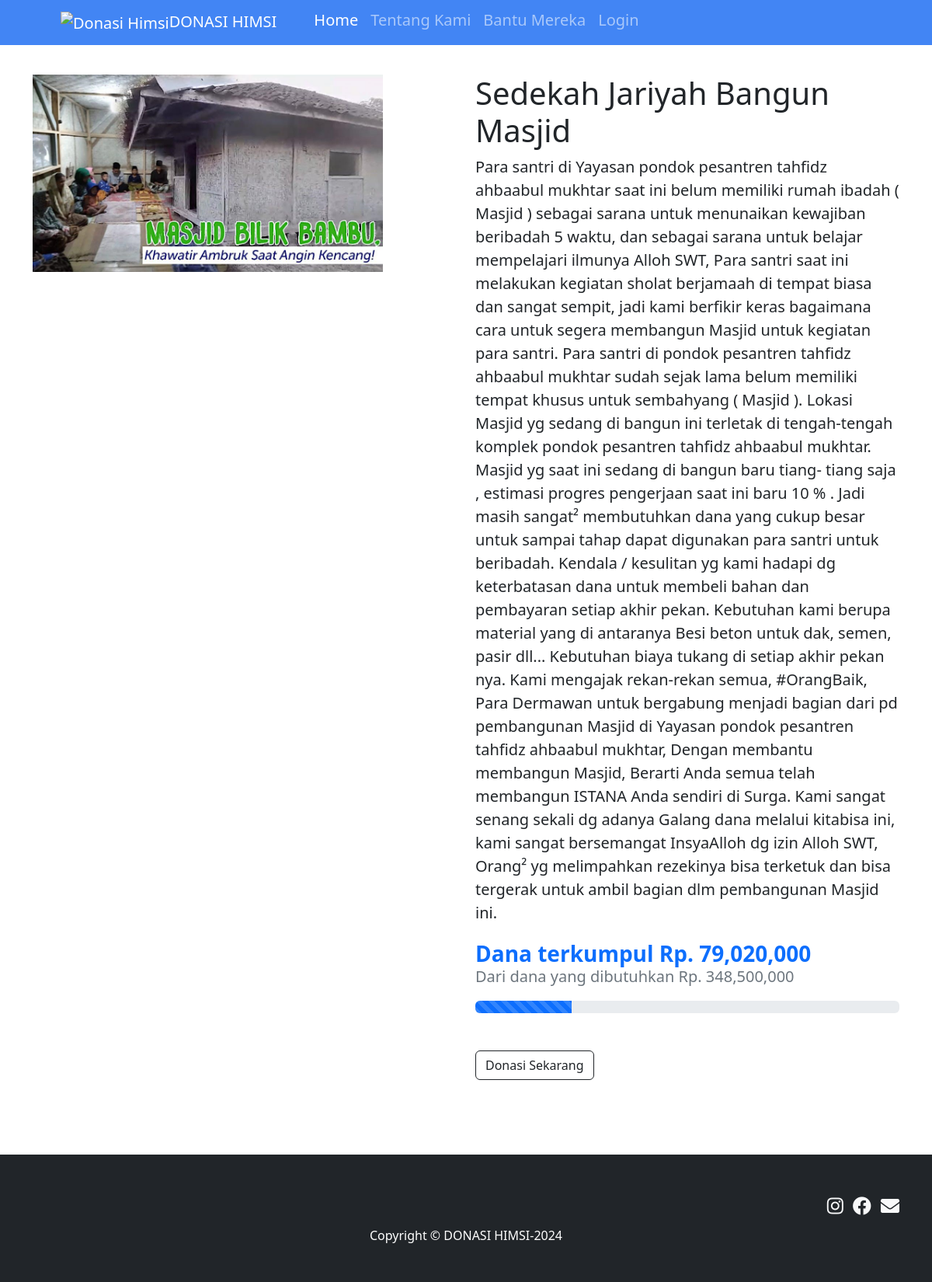
The app's page /user/detailDonasi/DN2024014 with its own data.
### tables this page shows
CREATE TABLE `donasi` (
  `id` char(10) NOT NULL,
  `judul` varchar(128) NOT NULL,
  `id_kategori` char(10) NOT NULL,
  `dana_dibutuhkan` int(11) NOT NULL,
  `dana_terkumpul` int(11) NOT NULL,
  `detail` text NOT NULL,
  `gambar` varchar(258) NOT NULL,
  `status_donasi` enum('Belum dicairkan','Sudah dicairkan') NOT NULL DEFAULT 'Belum dicairkan'
);

### application/controllers/User.php (called while the page is built, shortened)
<?php
class User extends CI_Controller
{
    public function detailDonasi()
    {
        $data['title'] = 'Detail Donasi | Donasi Himsi';
        if ($this->session->userdata('email')) {
            $data['user'] = $this->ModelUser->cekData(['email' => $this->session->userdata('email')])->row_array();
            $data['donasi'] = $this->ModelAdmin->donasiWhere(['id' => $this->uri->segment(3)])->result_array();
            $this->load->view('templates/user_header', $data);
            $this->load->view('templates/user_navbar', $data);
            $this->load->view('user/detailDonasi', $data);
            $this->load->view('templates/user_footer');
        } else {
            $data['donasi'] = $this->ModelAdmin->donasiWhere(['id' => $this->uri->segment(3)])->result_array();
            $this->load->view('templates/user_header', $data);
            $this->load->view('templates/user_navbar', $data);
            $this->load->view('user/detailDonasi', $data);
            $this->load->view('templates/user_footer');
        }
    }
}

### index.php (called while the page is built, shortened)
<?php
require_once BASEPATH.'core/CodeIgniter.php';

### application/models/ModelAdmin.php (called while the page is built, shortened)
<?php
class ModelAdmin extends CI_Model
{
    public function donasiWhere($where)
    {
        return $this->db->get_where('donasi', $where);
    }
}

### application/views/user/detailDonasi.php (the view, shortened to what this page needs)
<div class="container-fluid py-5 mt-5">
    <div class="container">
        <div class="row">
            <?php foreach ($donasi as $d) { ?>
                <div class="col-lg-5 md-5">
                    <img src="<?= base_url('assets/img/upload/') . $d['gambar']; ?>" class="w-100" alt="...">
                </div>
                <div class="col-lg-6 offset-lg-1">
                    <h1><?php echo $d['judul']; ?></h1>
                    <p class="fs-5">
                        <?php echo $d['detail']; ?>
                    </p>
                    <p class="fs-3 text-primary" style="font-weight: bold;">
                        <?= "Dana terkumpul Rp. " . number_format($d['dana_terkumpul']);  ?>
                    </p>
                    <p class="fs-5 text-secondary" style="margin-top: -4%;">
                        <?= "Dari dana yang dibutuhkan Rp. " . number_format($d['dana_dibutuhkan']);  ?>
                    </p>
                    <div class="progress mb-5">
                        <div class="progress-bar progress-bar-striped progress-bar-animated" role="progressbar" style="width: <?= $d['dana_terkumpul'] / $d['dana_dibutuhkan'] * 100; ?>%"></div>
                    </div>
                    <?php if ($d['dana_terkumpul'] >= $d['dana_dibutuhkan']) { ?>
                        <a class="btn btn-outline-dark mt-auto">Donasi telah mencapai target</a>
                    <?php } elseif ($d['status_donasi'] == 'Sudah dicairkan') { ?>
                        <a class="btn btn-outline-dark mt-auto">Donasi telah dicairkan</a>
                    <?php } else { ?>
                        <a class="btn btn-outline-dark mt-auto" href="<?= base_url('user/berdonasi/') . $d['id']; ?>">Donasi Sekarang</a>
                    <?php } ?>
                </div>
        </div>
    <?php } ?>
    </div>
</div>

### records on screen
donasi: gambar (picture), judul "Sedekah Jariyah Bangun Masjid", detail "Para santri di Yayasan pondok pesantren tahfidz ahbaabul mukhtar saat ini belum memiliki rumah ibadah ( Masjid ) sebagai sarana untuk menunaikan kewajiban beribadah 5 waktu, dan sebagai sarana untuk belajar mempelajari ilmunya Alloh SWT, Para santri saat ini melakukan kegiatan sholat berjamaah di tempat biasa dan sangat sempit, jadi kami berfikir keras bagaimana cara untuk segera membangun Masjid untuk kegiatan para santri. Para santri di pondok pesantren tahfidz ahbaabul mukhtar sudah sejak lama belum memiliki tempat khusus untuk sembahyang ( Masjid ). Lokasi Masjid yg sedang di bangun ini terletak di tengah-tengah komplek pondok pesantren tahfidz ahbaabul mukhtar. Masjid yg saat ini…", dana_terkumpul "79,020,000", dana_dibutuhkan "348,500,000"
